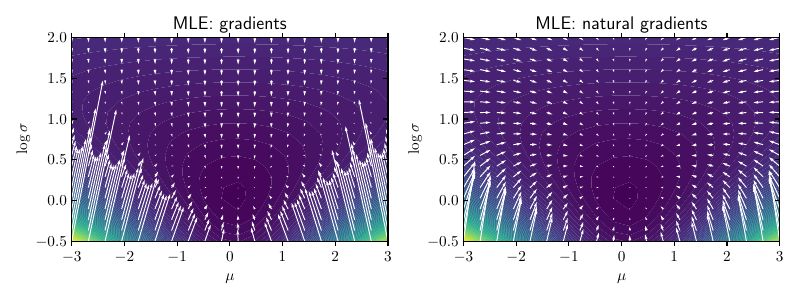

This figure's Python source:
import numpy as np
import scipy as sp
import scipy.stats
import matplotlib as mpl
import itertools
from ngboost.distns import Normal
from tqdm import tqdm
from matplotlib import pyplot as plt


if __name__ == "__main__":

    rvs = np.random.randn(500)

    nll_fn = lambda p: Normal(np.array(p)[:, np.newaxis]).nll(rvs).mean()
    fisher_fn = lambda p: Normal(np.array(p)[:, np.newaxis]).fisher_info()
    grad_fn = lambda p: Normal(np.array(p)[:, np.newaxis]).D_nll(rvs).mean(axis=0)

    loc = np.linspace(-3, 3, 20)
    scale = np.linspace(-0.5, 2, 20)
    loc, scale = np.meshgrid(loc, scale)

    grads_fisher_x = np.zeros((20, 20))
    grads_fisher_y = np.zeros((20, 20))
    grads_x = np.zeros((20, 20))
    grads_y = np.zeros((20, 20))
    nlls = np.zeros((20, 20))

    for (i, j) in tqdm(itertools.product(np.arange(20), np.arange(20)), total=400):
        H = np.linalg.inv(fisher_fn([loc[i, j], scale[i, j]]))
        g = np.array(grad_fn([loc[i, j], scale[i, j]]))
        gf = (H @ g).squeeze()
        grads_fisher_x[i, j] = -gf[0]
        grads_fisher_y[i, j] = -gf[1]
        grads_x[i, j] = -g[0]
        grads_y[i, j] = -g[1]
        nlls[i, j] = nll_fn([loc[i, j], scale[i, j]])

    plt.figure(figsize = (8, 3))
    plt.subplot(1, 2, 1)
    plt.contourf(loc, scale, nlls, cmap = mpl.cm.viridis, levels = 100)
    plt.quiver(loc, scale, 0.07 * grads_x, 0.07 * grads_y,
               color = "white", angles='xy', scale_units='xy', scale=1)
    plt.xlabel("$\mu$")
    plt.ylabel("$\log\sigma$")
    plt.title("MLE: gradients")
    plt.subplot(1, 2, 2)
    plt.contourf(loc, scale, nlls, cmap = mpl.cm.viridis, levels = 100)
    plt.quiver(loc, scale, 0.07 * grads_fisher_x, 0.07 * grads_fisher_y,
               color = "white", angles='xy', scale_units='xy', scale=1)
    plt.title("MLE: natural gradients")
    plt.xlabel("$\mu$")
    plt.ylabel("$\log\sigma$")
    plt.tight_layout()
    plt.savefig("./figures/vis_mle.pdf")
    plt.show()
